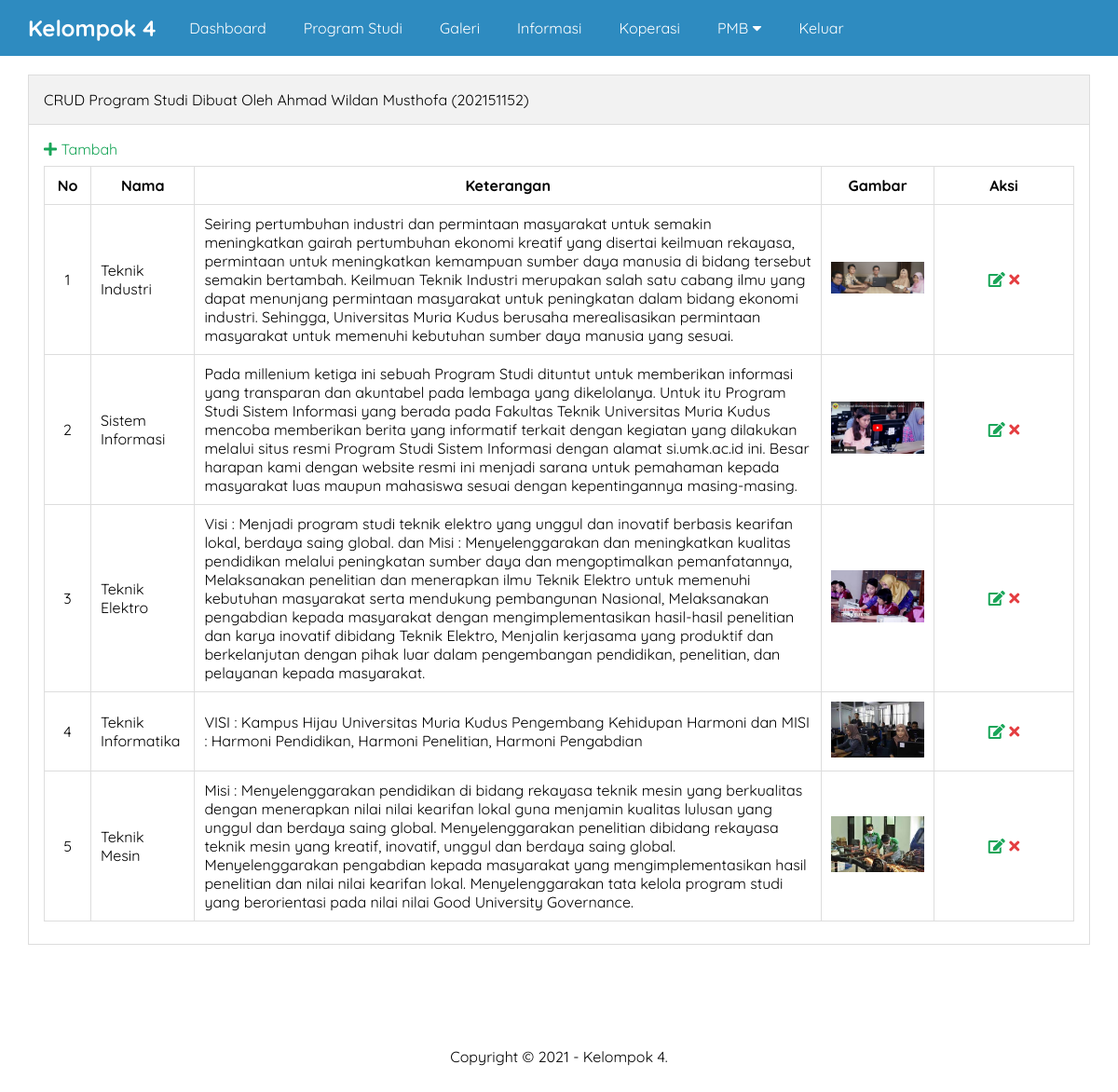
The page /admin/jurusan.php on the database its author committed.
### tables this page shows
CREATE TABLE `jurusan` (
  `id` int(11) NOT NULL,
  `nama` varchar(100) NOT NULL,
  `keterangan` text NOT NULL,
  `gambar` varchar(50) NOT NULL,
  `created_at` timestamp NOT NULL DEFAULT current_timestamp(),
  `updated_at` datetime DEFAULT NULL
);

### admin/jurusan.php (the view, shortened to what this page needs)
<?php include 'header.php' ?>
		<div class="content">
			<div class="container">
				<div class="box">
					<div class="box-header">
						CRUD Program Studi Dibuat Oleh Ahmad Wildan Musthofa (202151152)
					</div>
					<div class="box-body">
						<a href="tambah-jurusan.php" class="text-green"><i class="fa fa-plus"></i>  Tambah</a>
						<table class="table">
							<thead>
								<tr>
									<th>No</th>
									<th>Nama</th>
									<th>Keterangan</th>
									<th>Gambar</th>
									<th>Aksi</th>
								</tr>
							</thead>
							<tbody>
								<?php
								$no = 1;
									$where = " WHERE 1=1 ";
									$jurusan = mysqli_query($conn, "SELECT * FROM jurusan $where ORDER BY id DESC");
									if(mysqli_num_rows($jurusan) > 0){
										while($p = mysqli_fetch_array($jurusan)){
								?>
								<tr>
									<td><?= $no++ ?></td>
									<td><?= $p['nama'] ?></td>
									<td><?= $p['keterangan'] ?></td>
									<td><img src="../uploads/jurusan/<?= $p['gambar'] ?>" width="100px"></td>
									<td>
										<a href="edit-jurusan.php?id=<?= $p['id'] ?>" title="Edit Data" class="text-green"><i class="fa fa-edit"></i></a>
										<a href="hapus.php?idjurusan=<?= $p['id'] ?>" onclick="return confirm('Yakin ingin hapus ?')" title="Hapus Data" class="text-red"><i class="fa fa-times"></i></a>
									</td>
								</tr>
							<?php }}else{ ?>
								<tr>
									<td colspan="5">Data tidak ada</td>
								</tr>
							<?php } ?>
							</tbody>
						</table>
					</div>
				</div>
			</div>
		</div>
<?php include 'footer.php' ?>

### admin/header.php (shortened to what this page needs)
<!DOCTYPE html>
<html>
	<head>
		<link rel="stylesheet" type="text/css" href="../assets/css/style.css">
		<link rel="stylesheet" href="https://cdnjs.cloudflare.com/ajax/libs/font-awesome/5.15.3/css/all.min.css" />
	</head>
	<body class="bg-light">
		<div class="navbar">
			<div class="container">
				<h2 class="nav-brand float-left"><a href="index.php">Kelompok 4</a></h2>
				<ul class="nav-menu float-left">
					<li><a href="index.php">Dashboard</a></li>
					<li><a href="jurusan.php">Program Studi</a></li>
					<li><a href="galeri.php">Galeri</a></li>
					<li><a href="informasi.php">Informasi</a></li>
					<li><a href="koperasi.php">Koperasi</a></li>
					<li>
						<a href="#">PMB <i class="fa fa-caret-down"></i></a>
					</li>
					<li><a href="logout.php">Keluar</a></li>
				</ul>
			</div>
		</div>

### admin/footer.php
		<div class="footer">
			<div class="container text-center">
				Copyright &copy; 2021 - Kelompok 4.
			</div>
		</div>
	</body>
</html>

### assets/css/style.css (style rules this page uses)
* { margin:0; padding:0; font-family: 'Quicksand', sans-serif; box-sizing: border-box; }
a { text-decoration: none; }
.float-left { float:left; }
.container { width: 1140px; margin:0 auto; }
.container::after { content: ""; display: block; clear: both; }
.bg-light { background-color: #fff; }
.box { border:1px solid #ddd; background-color: #fff; }
.box-header { padding:16px; border-bottom:1px solid #ddd; background-color: #f2f2f2; }
.box-body { padding:16px; }
.table { width:100%; border-collapse: collapse; border:1px solid #ddd; }
.text-center { text-align: center !important; }
.navbar { height: 60px; width: 100%; background-color: #2E8BC0; position: fixed; top: 0; z-index: 1000; }
.navbar a { color: #fff; }
.nav-brand { display: inline-block; padding:15px 0; margin-right: 16px; }
.nav-menu { display: flex; list-style: none; }
.nav-menu li a { padding:20px; display: inline-block; }
.content { padding:80px 0 30px 0; }
.footer { padding:80px 0; }
.table { width:100%; border-collapse: collapse; margin:8px 0; }
.table th, .table td { border:1px solid #ddd; padding:10px; }
.table td:first-child { width:50px; text-align: center; }
.table td:last-child { width:150px; text-align: center; }
.text-red { color: #E43D40; }
.text-green { color: #18A558; }

### rows shown on the page
jurusan: nama "Teknik Industri", keterangan "Seiring pertumbuhan industri dan permintaan masyarakat untuk semakin meningkatkan gairah pertumbuhan ekonomi kreatif yang disertai keilmuan rekayasa, permintaan untuk meningkatkan kemampuan sumber daya manusia di bidang tersebut semakin bertambah. Keilmuan Teknik Industri merupakan salah satu cabang ilmu yang dapat menunjang permintaan masyarakat untuk peningkatan dalam bidang ekonomi industri. Sehingga, Universitas Muria Kudus berusaha merealisasikan permintaan masyarakat untuk memenuhi kebutuhan sumber daya manusia yang sesuai.", gambar (picture)
jurusan: nama "Sistem Informasi", keterangan "Pada millenium ketiga ini sebuah Program Studi dituntut untuk memberikan informasi yang transparan dan akuntabel pada lembaga yang dikelolanya. Untuk itu Program Studi Sistem Informasi yang berada pada Fakultas Teknik Universitas Muria Kudus mencoba memberikan berita yang informatif terkait dengan kegiatan yang dilakukan melalui situs resmi Program Studi Sistem Informasi dengan alamat si.umk.ac.id ini. Besar harapan kami dengan website resmi ini menjadi sarana untuk pemahaman kepada masyarakat luas maupun mahasiswa sesuai dengan kepentingannya masing-masing.", gambar (picture)
jurusan: nama "Teknik Elektro", keterangan "Visi : Menjadi program studi teknik elektro yang unggul dan inovatif berbasis kearifan lokal, berdaya saing global. dan Misi : Menyelenggarakan dan meningkatkan kualitas pendidikan melalui peningkatan sumber daya dan mengoptimalkan pemanfatannya, Melaksanakan penelitian dan menerapkan ilmu Teknik Elektro untuk memenuhi kebutuhan masyarakat serta mendukung pembangunan Nasional, Melaksanakan pengabdian kepada masyarakat dengan mengimplementasikan hasil-hasil penelitian dan karya inovatif dibidang Teknik Elektro, Menjalin kerjasama yang produktif dan berkelanjutan dengan pihak luar dalam pengembangan pendidikan, penelitian, dan pelayanan kepada masyarakat.", gambar (picture)
jurusan: nama "Teknik Informatika", keterangan "VISI : Kampus Hijau Universitas Muria Kudus Pengembang Kehidupan Harmoni dan MISI : Harmoni Pendidikan, Harmoni Penelitian, Harmoni Pengabdian", gambar (picture)
jurusan: nama "Teknik Mesin", keterangan "Misi : Menyelenggarakan pendidikan di bidang rekayasa teknik mesin yang berkualitas dengan menerapkan nilai nilai kearifan lokal guna menjamin kualitas lulusan yang unggul dan berdaya saing global. Menyelenggarakan penelitian dibidang rekayasa teknik mesin yang kreatif, inovatif, unggul dan berdaya saing global. Menyelenggarakan pengabdian kepada masyarakat yang mengimplementasikan hasil penelitian dan nilai nilai kearifan lokal. Menyelenggarakan tata kelola program studi yang berorientasi pada nilai nilai Good University Governance.", gambar (picture)
